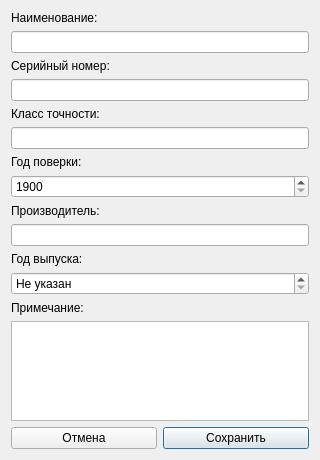
<?xml version="1.0" encoding="UTF-8"?>
<ui version="4.0">
 <class>MeterDialog</class>
 <widget class="QDialog" name="MeterDialog">
  <property name="geometry">
   <rect>
    <x>0</x>
    <y>0</y>
    <width>320</width>
    <height>460</height>
   </rect>
  </property>
  <property name="minimumSize">
   <size>
    <width>320</width>
    <height>460</height>
   </size>
  </property>
  <property name="maximumSize">
   <size>
    <width>320</width>
    <height>460</height>
   </size>
  </property>
  <property name="windowTitle">
   <string>MeterDialog</string>
  </property>
  <layout class="QGridLayout" name="gridLayout">
   <item row="0" column="0">
    <layout class="QVBoxLayout" name="verticalLayout">
     <item>
      <widget class="QLabel" name="label_3">
       <property name="text">
        <string>Наименование:</string>
       </property>
      </widget>
     </item>
     <item>
      <widget class="QLineEdit" name="nameLineEdit"/>
     </item>
     <item>
      <widget class="QLabel" name="label_2">
       <property name="text">
        <string>Серийный номер:</string>
       </property>
      </widget>
     </item>
     <item>
      <widget class="QLineEdit" name="serialLineEdit"/>
     </item>
     <item>
      <widget class="QLabel" name="label">
       <property name="text">
        <string>Класс точности:</string>
       </property>
      </widget>
     </item>
     <item>
      <widget class="QLineEdit" name="accuracyLineEdit"/>
     </item>
     <item>
      <widget class="QLabel" name="label_4">
       <property name="text">
        <string>Год поверки:</string>
       </property>
      </widget>
     </item>
     <item>
      <widget class="QSpinBox" name="verificationYearSpinBox">
       <property name="specialValueText">
        <string/>
       </property>
       <property name="minimum">
        <number>1900</number>
       </property>
       <property name="maximum">
        <number>2100</number>
       </property>
      </widget>
     </item>
     <item>
      <widget class="QLabel" name="label_5">
       <property name="text">
        <string>Производитель:</string>
       </property>
      </widget>
     </item>
     <item>
      <widget class="QLineEdit" name="manufacturerLineEdit"/>
     </item>
     <item>
      <widget class="QLabel" name="label_6">
       <property name="text">
        <string>Год выпуска:</string>
       </property>
      </widget>
     </item>
     <item>
      <widget class="QSpinBox" name="manufactureYearSpinBox">
       <property name="specialValueText">
        <string>Не указан</string>
       </property>
       <property name="minimum">
        <number>1900</number>
       </property>
       <property name="maximum">
        <number>2100</number>
       </property>
      </widget>
     </item>
     <item>
      <widget class="QLabel" name="label_7">
       <property name="text">
        <string>Примечание:</string>
       </property>
      </widget>
     </item>
     <item>
      <widget class="QPlainTextEdit" name="notePlainTextEdit"/>
     </item>
     <item>
      <layout class="QHBoxLayout" name="horizontalLayout">
       <item>
        <widget class="QPushButton" name="cancelButton">
         <property name="text">
          <string>Отмена</string>
         </property>
         <property name="autoDefault">
          <bool>false</bool>
         </property>
        </widget>
       </item>
       <item>
        <widget class="QPushButton" name="saveButton">
         <property name="text">
          <string>Сохранить</string>
         </property>
         <property name="default">
          <bool>true</bool>
         </property>
        </widget>
       </item>
      </layout>
     </item>
    </layout>
   </item>
  </layout>
 </widget>
 <resources/>
 <connections/>
</ui>
